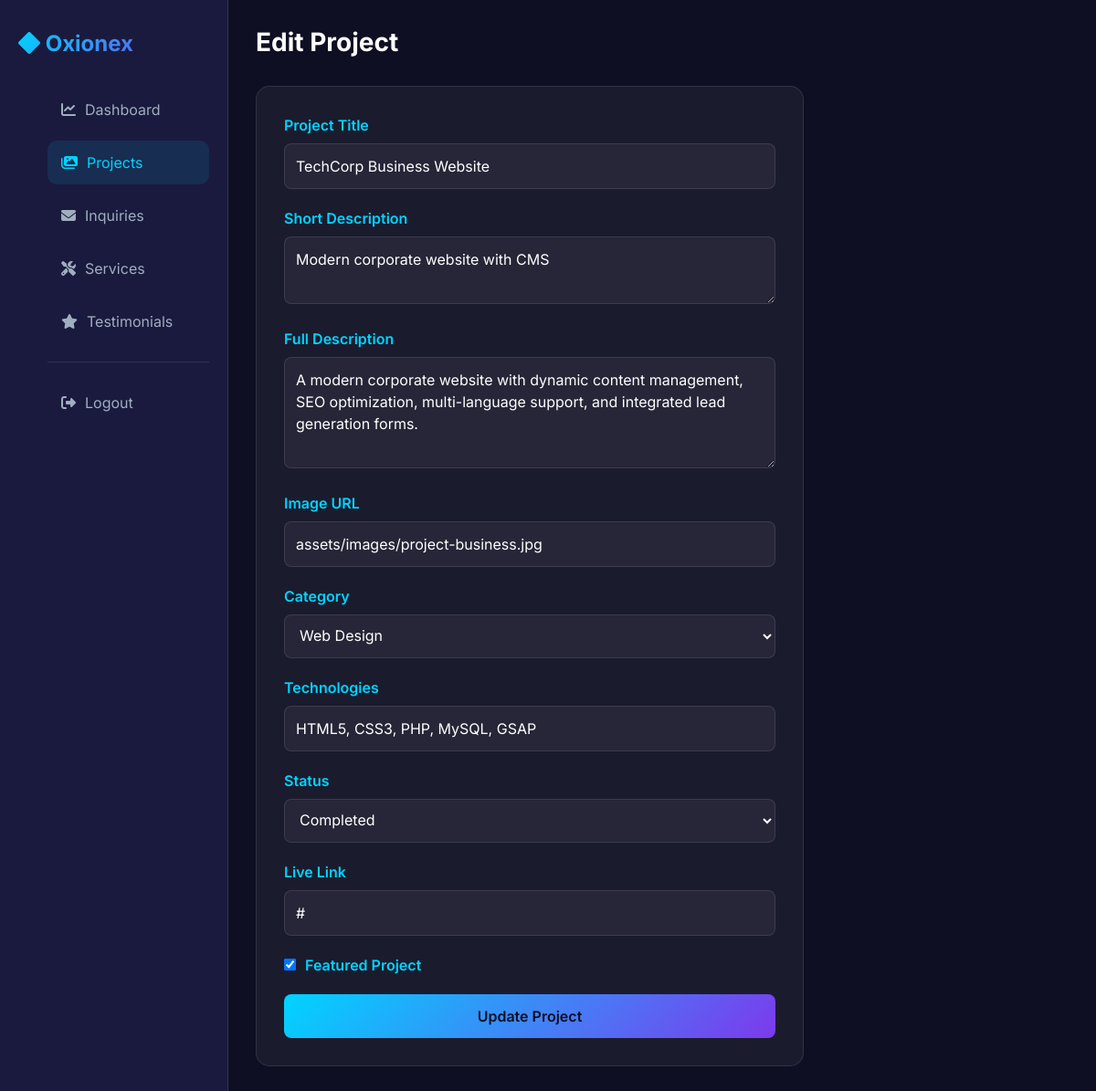
The page /admin/edit_project.php?id=2 (signed in) on the database its author committed.
### tables this page shows
CREATE TABLE IF NOT EXISTS projects (
    id INT AUTO_INCREMENT PRIMARY KEY,
    title VARCHAR(255) NOT NULL,
    description TEXT NOT NULL,
    short_description VARCHAR(500),
    image VARCHAR(500),
    category ENUM('ecommerce','business','portfolio','custom','dashboard') NOT NULL DEFAULT 'business',
    technologies VARCHAR(500),
    status ENUM('ongoing','completed') NOT NULL DEFAULT 'completed',
    live_link VARCHAR(500),
    featured TINYINT(1) DEFAULT 0,
    sort_order INT DEFAULT 0,
    created_at TIMESTAMP DEFAULT CURRENT_TIMESTAMP
);

### admin/edit_project.php (the view, shortened to what this page needs)
<?php
require_once '../includes/db.php';
$project_id = $_GET['id'] ?? 0;
$project = null;
if (!$pdo) {
    $error = 'Database connection error.';
    $project = null;
} else {
    try {
        $stmt = $pdo->prepare("SELECT * FROM projects WHERE id = ?");
        $stmt->execute([$project_id]);
        $project = $stmt->fetch();
    } catch (PDOException $e) {
        $error = 'Error loading project.';
        error_log('Load project error: ' . $e->getMessage());
        header('Location: projects.php');
        exit;
    }
}
?>
<!DOCTYPE html>
<html lang="en">
<head>
    <link href="https://cdn.jsdelivr.net/npm/bootstrap@5.3.0/dist/css/bootstrap.min.css" rel="stylesheet">
    <link rel="stylesheet" href="https://cdnjs.cloudflare.com/ajax/libs/font-awesome/6.4.0/css/all.min.css">
</head>
<body>
    <div class="dashboard-container">
        <div class="sidebar">
            <div class="sidebar-brand"><i class="fas fa-diamond"></i> Oxionex</div>
            <ul class="sidebar-menu">
                <li><a href="dashboard.php"><i class="fas fa-chart-line"></i> Dashboard</a></li>
                <li><a href="projects.php" class="active"><i class="fas fa-images"></i> Projects</a></li>
                <li><a href="inquiries.php"><i class="fas fa-envelope"></i> Inquiries</a></li>
                <li><a href="services.php"><i class="fas fa-tools"></i> Services</a></li>
                <li><a href="testimonials.php"><i class="fas fa-star"></i> Testimonials</a></li>
                <li style="margin-top: 20px; border-top: 1px solid rgba(255, 255, 255, 0.1); padding-top: 20px;"><a href="logout.php"><i class="fas fa-sign-out-alt"></i> Logout</a></li>
            </ul>
        </div>
        <div class="main-content">
            <h1 style="margin-bottom: 30px; font-size: 28px; font-weight: 700;">Edit Project</h1>
            <form method="POST" class="form-container">
                <div class="form-group">
                    <label for="title">Project Title</label>
                    <input type="text" id="title" name="title" required value="<?php echo htmlspecialchars($project['title']); ?>">
                </div>
                <div class="form-group">
                    <label for="short_description">Short Description</label>
                    <textarea id="short_description" name="short_description" rows="2" required><?php echo htmlspecialchars($project['short_description']); ?></textarea>
                </div>
                <div class="form-group">
                    <label for="description">Full Description</label>
                    <textarea id="description" name="description" rows="4"><?php echo htmlspecialchars($project['description']); ?></textarea>
                </div>
                <div class="form-group">
                    <label for="image">Image URL</label>
                    <input type="url" id="image" name="image" value="<?php echo htmlspecialchars($project['image']); ?>">
                </div>
                <div class="form-group">
                    <label for="category">Category</label>
                    <select id="category" name="category">
                        <option value="web" <?php echo $project['category'] === 'web' ? 'selected' : ''; ?>>Web Design</option>
                    </select>
                </div>
                <div class="form-group">
                    <label for="technologies">Technologies</label>
                    <input type="text" id="technologies" name="technologies" value="<?php echo htmlspecialchars($project['technologies']); ?>">
                </div>
                <div class="form-group">
                    <label for="status">Status</label>
                    <select id="status" name="status">
                        <option value="completed" <?php echo $project['status'] === 'completed' ? 'selected' : ''; ?>>Completed</option>
                    </select>
                </div>
                <div class="form-group">
                    <label for="live_link">Live Link</label>
                    <input type="url" id="live_link" name="live_link" value="<?php echo htmlspecialchars($project['live_link']); ?>">
                </div>
                <div class="form-group">
                    <div class="checkbox-group">
                        <input type="checkbox" id="featured" name="featured" <?php echo $project['featured'] ? 'checked' : ''; ?>>
                        <label for="featured" style="margin-bottom: 0;">Featured Project</label>
                    </div>
                </div>
                <button type="submit" class="btn-submit">Update Project</button>
            </form>
        </div>
    </div>
</body>
</html>

### admin/edit_project.php (style rules this page uses)
body { font-family: 'Inter', sans-serif; background: #0f0f23; color: #fff; }
.dashboard-container { display: grid; grid-template-columns: 250px 1fr; min-height: 100vh; }
.sidebar { background: #1a1a3e; border-right: 1px solid rgba(255, 255, 255, 0.1); padding: 30px 20px; }
.sidebar-brand { font-size: 24px; font-weight: 700; background: linear-gradient(135deg, #00d4ff 0%, #7c3aed 100%); -webkit-background-clip: text; -webkit-text-fill-color: transparent; background-clip: text; margin-bottom: 30px; }
.sidebar-menu { list-style: none; }
.sidebar-menu li { margin-bottom: 10px; }
.sidebar-menu a { display: flex; align-items: center; gap: 10px; padding: 12px 15px; color: #a0aec0; text-decoration: none; border-radius: 10px; transition: all 0.3s ease; }
.sidebar-menu a:hover, .sidebar-menu a.active { background: rgba(0, 212, 255, 0.1); color: #00d4ff; }
.main-content { padding: 30px; overflow-y: auto; }
.form-container { background: rgba(255, 255, 255, 0.05); border: 1px solid rgba(255, 255, 255, 0.1); border-radius: 15px; padding: 30px; max-width: 600px; }
.form-group { margin-bottom: 20px; }
label { display: block; margin-bottom: 8px; color: #00d4ff; font-weight: 600; }
input, textarea, select { width: 100%; padding: 12px; background: rgba(255, 255, 255, 0.05); border: 1px solid rgba(255, 255, 255, 0.1); border-radius: 8px; color: #fff; font-family: 'Inter', sans-serif; }
.btn-submit { background: linear-gradient(135deg, #00d4ff 0%, #7c3aed 100%); border: none; color: #0f0f23; padding: 12px 30px; border-radius: 8px; cursor: pointer; font-weight: 600; width: 100%; }
.checkbox-group { display: flex; align-items: center; gap: 10px; }
input[type="checkbox"] { width: auto; }

### rows shown on the page
projects: title "TechCorp Business Website", short_description "Modern corporate website with CMS", description "A modern corporate website with dynamic content management, SEO optimization, multi-language support, and integrated lead generation forms.", image "assets/images/project-business.jpg", technologies "HTML5, CSS3, PHP, MySQL, GSAP", status "Completed", live_link "#", featured "☑"
